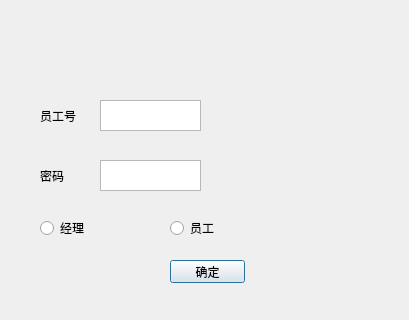
<?xml version="1.0" encoding="UTF-8"?>
<ui version="4.0">
 <class>employeeadd</class>
 <widget class="QDialog" name="employeeadd">
  <property name="geometry">
   <rect>
    <x>0</x>
    <y>0</y>
    <width>409</width>
    <height>320</height>
   </rect>
  </property>
  <property name="windowTitle">
   <string>Dialog</string>
  </property>
  <widget class="QTextEdit" name="eidEdit">
   <property name="geometry">
    <rect>
     <x>100</x>
     <y>100</y>
     <width>101</width>
     <height>31</height>
    </rect>
   </property>
  </widget>
  <widget class="QTextEdit" name="epwdEdit_2">
   <property name="geometry">
    <rect>
     <x>100</x>
     <y>160</y>
     <width>101</width>
     <height>31</height>
    </rect>
   </property>
  </widget>
  <widget class="QLabel" name="label">
   <property name="geometry">
    <rect>
     <x>40</x>
     <y>110</y>
     <width>54</width>
     <height>12</height>
    </rect>
   </property>
   <property name="text">
    <string>员工号</string>
   </property>
  </widget>
  <widget class="QLabel" name="label_2">
   <property name="geometry">
    <rect>
     <x>40</x>
     <y>170</y>
     <width>54</width>
     <height>12</height>
    </rect>
   </property>
   <property name="text">
    <string>密码</string>
   </property>
  </widget>
  <widget class="QRadioButton" name="radioButton">
   <property name="geometry">
    <rect>
     <x>170</x>
     <y>220</y>
     <width>89</width>
     <height>16</height>
    </rect>
   </property>
   <property name="text">
    <string>员工</string>
   </property>
  </widget>
  <widget class="QRadioButton" name="radioButton_2">
   <property name="geometry">
    <rect>
     <x>40</x>
     <y>220</y>
     <width>89</width>
     <height>16</height>
    </rect>
   </property>
   <property name="text">
    <string>经理</string>
   </property>
  </widget>
  <widget class="QPushButton" name="confirmButton">
   <property name="geometry">
    <rect>
     <x>170</x>
     <y>260</y>
     <width>75</width>
     <height>23</height>
    </rect>
   </property>
   <property name="text">
    <string>确定</string>
   </property>
  </widget>
 </widget>
 <resources/>
 <connections/>
</ui>
